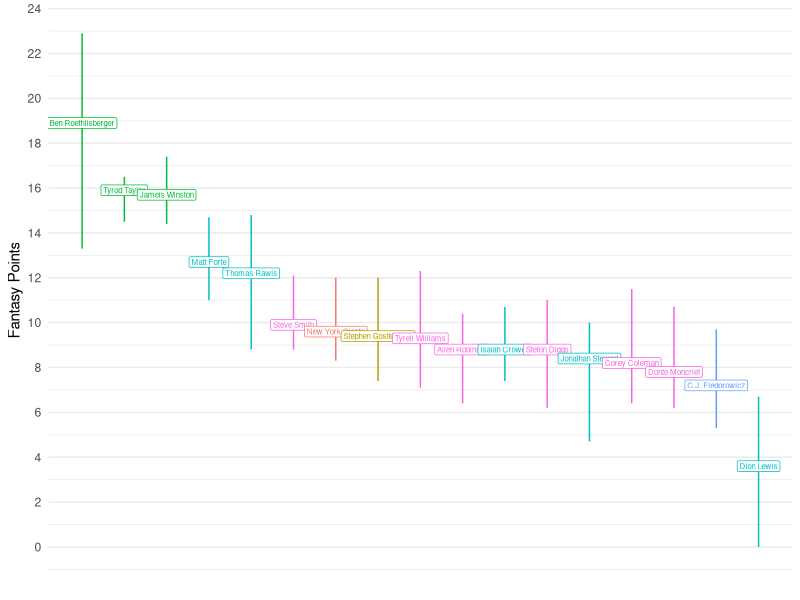

Generate this figure with R:
library(tidyverse)

proj <- read_csv("data/proj.csv")

team <- c(
    "Jameis Winston",
    "Tyrod Taylor",
    "Ben Roethlisberger",
    "Jonathan Stewart",
    "Matt Forte",
    "Isaiah Crowell",
    "Allen Robinson",
    "Stefon Diggs",
    "Tyrell Williams",
    "C.J. Fiedorowicz",
    "Dion Lewis",
    "Steve Smith",
    "Donte Moncrief",
    "Thomas Rawls",
    "Corey Coleman",
    "Stephen Gostkowski",
    "New York Giants")

proj_team <- proj %>% 
    filter(name %in% team) %>%
    arrange(desc(mid)) %>% 
    mutate(rank = row_number())

proj_team %>% 
    ggplot(aes(x = rank, y = mid, color = position)) + 
    geom_linerange(aes(ymin = low, ymax = high)) +
    geom_label(aes(label = name), size = 2) + 
    scale_x_continuous(breaks = NULL) + 
    scale_y_continuous(breaks = seq(0, 30, 2)) + 
    theme_minimal() +
    theme(legend.position = "none") + 
    labs(y = "Fantasy Points", x = "")

proj_start <- function() { 
    
    pos_top <- function(pos = "QB", slots = 2) {
        p <- proj_team %>% 
            filter(position == pos) %>% 
            top_n(slots, wt = mid)
        return(p)
    }
    
    params <- tribble(
        ~pos, ~slots, 
        "QB", 2, 
        "WR", 3, 
        "RB", 2, 
        "TE", 1, 
        "K", 1,
        "DEF", 1
    )
    
    start <- params %>% 
        pmap(pos_top) %>% 
        bind_rows()
    
    flex <- proj_team %>% 
        anti_join(start, by = c("position", "name")) %>% 
        filter(position == "WR" | position == "RB") %>% 
        top_n(1, wt = mid)
    
    start <- start %>% 
        bind_rows(flex) %>% 
        select(position:high)
    
    return(start)
}

start <- proj_start()

knitr::kable(start)

write_csv(start, "data/proj_start.csv")
